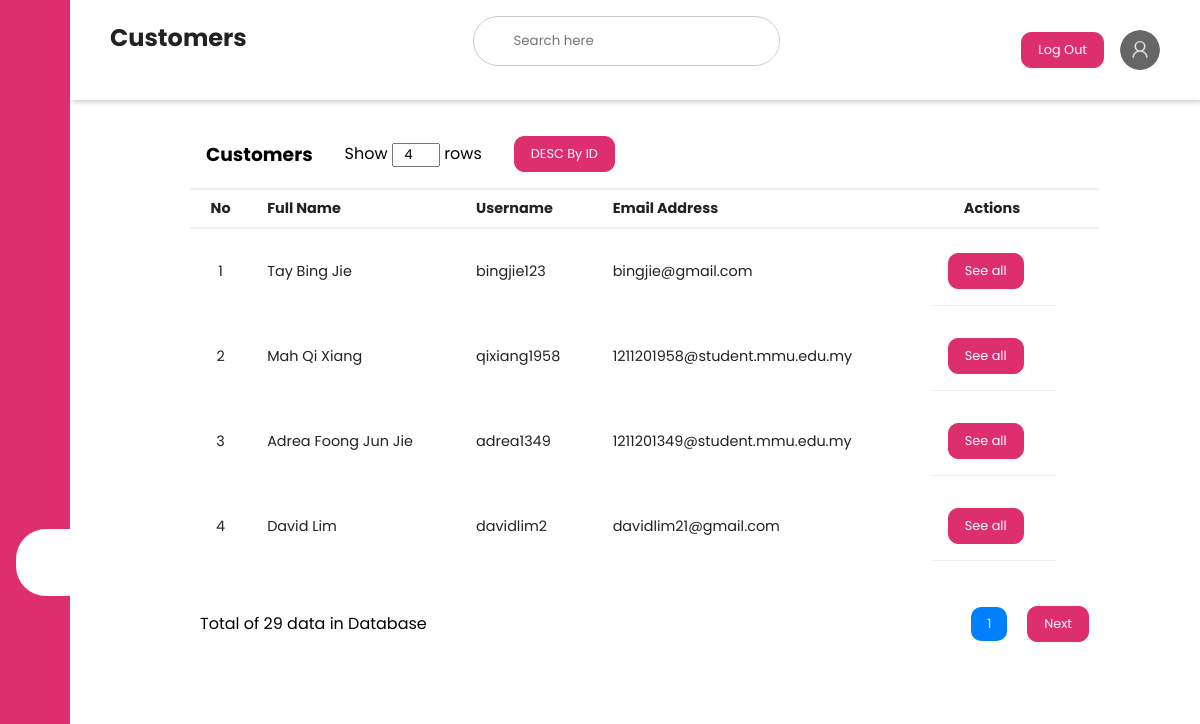
Screenshot of /admin/customer.php with the database file from the repository.
### tables this page shows
CREATE TABLE `user` (
  `user_id` int(11) NOT NULL,
  `user_fullname` varchar(100) NOT NULL,
  `user_contact_no` varchar(100) NOT NULL,
  `user_email_address` varchar(100) NOT NULL,
  `username` varchar(100) NOT NULL,
  `user_password` varchar(100) NOT NULL,
  `user_pic` varchar(100) NOT NULL
);

### admin/customer.php (the view, shortened to what this page needs)
<!DOCTYPE html>
<html lang="en">
<head>
    <link rel="stylesheet" href="https://maxst.icons8.com/vue-static/landings/line-awesome/line-awesome/1.3.0/css/line-awesome.min.css">
    <link rel="stylesheet" href="css/Default style.css?v=1">
    <link rel="stylesheet" href="css/style 2.css?v=1">
    <link rel="stylesheet" href="css/style 3.css?v=1">
</head>
<?php require_once $_SERVER['DOCUMENT_ROOT'] . '/FYP/dbconnect.php'; ?>
<?php $i=0; ?>
<?php
    $sortOrder = "DESC";
?>
<?php
    $start = 0;
    $output_rows = 4;
?>
<?php
     if (isset($_SESSION['rows']) && isset($_GET['page-nr'])) {
        $output_rows = $_SESSION['rows'];
    } else {
        $output_rows = 4;
    }
    if($_SESSION['sortOrder_global']=== "ASC" && isset($_GET['page-nr']))
    {
        $sortOrder = $_SESSION['sortOrder_global'];
        $icon_ACS_DESC = $_SESSION['icon_ACS_DESC_global'];
    }
    else
    {
        $sortOrder = "DESC";
    }
    $get_total_user = "SELECT * FROM user";
    $run_total_user = mysqli_query($conn,$get_total_user);
    $num_total_user = mysqli_num_rows($run_total_user);
    if(isset($_GET['page-nr']))
    {
        $current_page = $_GET['page-nr'];
    }
    else
    {
        $current_page = 1;
    }
    $get_cus = "SELECT user_id, user_fullname, username, user_email_address FROM user ORDER BY user_id $sortOrder LIMIT $start, $output_rows";
    $run_cus = mysqli_query($conn,$get_cus);
?>
<body>
    <?php require_once $_SERVER['DOCUMENT_ROOT'] . '/FYP/admin/sidebar.php'; ?>
    <div class="recent-grid" style="margin-top: 7.5rem; margin-left: 7.5rem; grid-template-columns: 90% auto;">
                <div class="projects">
                    <div class="card">
                        <div class="card-header">
                            <div class="add-show-form">
                                <h3 style="margin-right: 2rem;">Customers</h3>
                                <form action="" method="post" style="margin-right: 2rem;">
                                    Show <input style="width: 3rem; text-align: center;" type="number" max="<?php echo $num_total_user ?>" name="display_row" id="display_row" value="<?php echo $output_rows ?>" onchange="this.form.submit();"> rows
                                </form>
                                <form method="post" action="">
                                    <button type="submit" id="submitsortButton" name="submitsortButton" value="<?php echo $sortOrder; ?>" onclick="toggleSortOrder()"><?php echo $sortOrder; ?> By ID <span class="<?php echo $icon_ACS_DESC ?>"></span> </button>
                                </form>
                            </div>
                        </div>
                        <div class="card-body">
                            <div class="table-responsive">
                                <table width="100%">
                                    <thead>
                                        <tr>
                                            <td style="text-align: center;">No</td>
                                            <td>Full Name</td>
                                            <td>Username</td>
                                            <td>Email Address</td>
                                            <td style="margin-left: 2rem;">Actions</td>
                                        </tr>
                                    </thead>
                                    <tbody>
                                    <?php
                                        while($row_cus = mysqli_fetch_assoc($run_cus))
                                        {
                                            $fullname = $row_cus['user_fullname'];
                                            $usr_username = $row_cus['username'];
                                            $usr_email = $row_cus['user_email_address'];
                                            $i++;
                                    ?>
                                        <tr>
                                            <td style="text-align: center;"><?php echo $i ?></td>
                                            <td><?php echo $fullname ?></td>
                                            <td><?php echo $usr_username ?></td>
                                            <td><?php echo $usr_email ?></td>
                                            <td>
                                                <div class="card-header">
                                                    <form method="post" action="">
                                                        <button type="submit" name="see-all" style="margin-right: 1rem;">See all <span class="las la-arrow-right"></span></button>
                                                    </form>
                                                </div>
                                            </td>
                                        </tr>
                                        <?php
                                        }
                                         ?>
                                    </tbody>
                                </table>
                                <div style="margin-top: 2rem;">
                                    <div class="pagination-container">
                                        <span style="display:inline-block; padding: 10px; text-align: left;">Total of <?php echo $num_total_user ?> data in Database</span>
                                        <div class="pagination-class">
                                                <a style="background:var(--hover-card); border:var(--hover-card); "><?php echo $current_page ?></a>
                                            <?php
                                                if(!isset($_GET['page-nr']))
                                                {
                                                    ?>
                                                        <a href="?page-nr=2">Next</a>
                                                    <?php
                                                }
                                            ?>
                                        </div>
                                    </div>
                                    <br><br>
                            </div>
                        </div>
                    </div>
                </div>
    </div>
</div>
</body>
</html>

### admin/css/Default style.css (style rules this page uses)
:root { --main-color: #DD2F6E; --color-dark: #1D2231; --text-grey: #8390A2; --hover-card: #0080FE; --button-grey: #c0c0c0; --button-green: green; --button-red: red; }
* { padding: 0; margin: 0; box-sizing: border-box; list-style-type: none; text-decoration: none; font-family: 'Poppins', sans-serif; }
.pagination-container { display: flex; justify-content: space-between; align-items: center; }
.pagination-class { display: flex; align-items: center; }
.pagination-class a { margin: 0 10px; }
.add-show-form { display: flex; align-items: center; }

### admin/css/style 2.css (style rules this page uses)
.recent-grid { margin-top: 3.5rem; display: grid; grid-gap: 2rem; grid-template-columns: 65% auto; }
.card { background: #fff; border-radius: 5px; }
.card-header { padding: 1rem; }
.card-header { display: flex; justify-content: space-between; align-items: center; border-bottom: 1px solid #f0f0f0; }
.card-header button, .custom-file-upload, input[type="submit"], input[type="button"], .pagination-class a { background: var(--main-color); border-radius: 10px; color: #fff; font-size: .8rem; padding: .5rem 1rem; border: 1px solid var(--main-color); }
table { border-collapse: collapse; }
thead tr { border-top: 1px solid #f0f0f0; border-bottom: 2px solid #f0f0f0; }
thead td { font-weight: 700; }
td { padding: .5rem 1rem; font-size: .9rem; color: #222; }
tr td:last-child { display: flex; align-items: center; }
.table-responsive { width: 100%; overflow-x: auto; }

### rows the page displays
user: user_fullname "Tay Bing Jie", username "bingjie123", user_email_address "bingjie@gmail.com"
user: user_fullname "Mah Qi Xiang", username "qixiang1958", user_email_address "1211201958@student.mmu.edu.my"
user: user_fullname "Adrea Foong Jun Jie", username "adrea1349", user_email_address "1211201349@student.mmu.edu.my"
user: user_fullname "David Lim", username "davidlim2", user_email_address "davidlim21@gmail.com"

### other values shown
$title "Customers"
$sortOrder "DESC"
$num_total_user "29"
$current_page "1"
